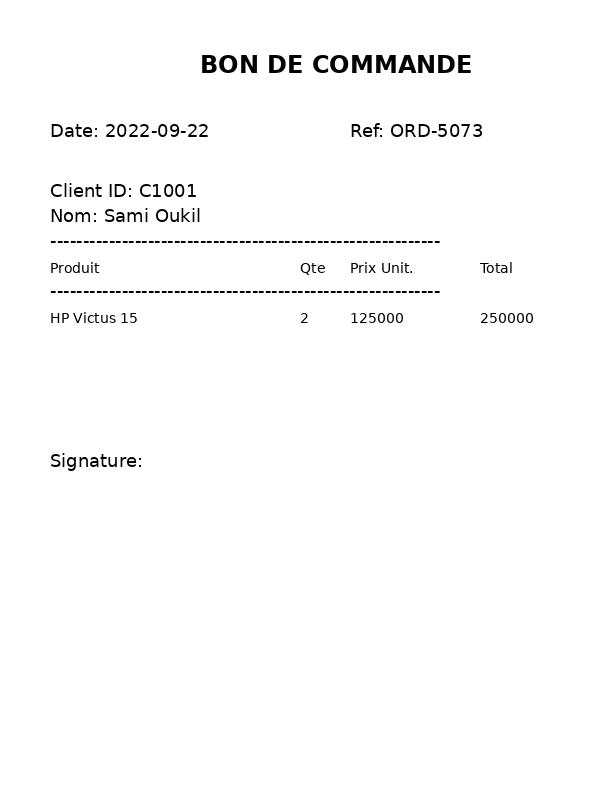
#> input picture src/Data/legacy_invoices/order_001.jpg, 600 x 800 px, found by its file name; its folder holds only this picture in this run
$ python extract_legacy_invoices.py
#> lines starting #> are read from the running program, lines starting #| are printed output that depends on the picture; after the words box and inside, x2 and y2 are one past the last pixel; in counts of white or black regions, pixels touching at a corner belong together
import pytesseract
from PIL import Image
import cv2
import numpy as np
import pandas as pd
import re
import os
import logging
import sys
import shutil
from datetime import datetime
from pathlib import Path

class InvoiceOCRProcessor:


    def __init__(self, invoices_directory='Data/legacy_invoices', debug=False):
        """
        Initialize the OCR processor

        Args:
            invoices_directory (str): Path to directory containing invoice images
            debug (bool): If True, show detailed OCR output
        """
        self.invoices_directory = invoices_directory
        self.extracted_data = []
        self.debug = debug

        self._setup_logging()
        self._configure_tesseract()

    def _configure_tesseract(self):
        try:
            tesseract_path = shutil.which('tesseract')

            if tesseract_path:
                pytesseract.pytesseract.tesseract_cmd = tesseract_path
                logging.info(f"Tesseract found in PATH: {tesseract_path}")
            else:
                common_paths = []

                # Windows paths
                if sys.platform == 'win32':
                    common_paths = [
                        r'C:\Program Files\Tesseract-OCR\tesseract.exe',
                        r'C:\Program Files (x86)\Tesseract-OCR\tesseract.exe',
                        r'D:\Program Files\Tesseract-OCR\tesseract.exe',
                        os.path.expanduser(r'~\AppData\Local\Tesseract-OCR\tesseract.exe'),
                    ]
                # Linux/Mac paths
                elif sys.platform in ['linux', 'darwin']:
                    common_paths = [
                        '/usr/bin/tesseract',
                        '/usr/local/bin/tesseract',
                        '/opt/homebrew/bin/tesseract',
                    ]
                for path in common_paths:
                    if os.path.exists(path):
                        pytesseract.pytesseract.tesseract_cmd = path
                        logging.info(f"Tesseract found at: {path}")
                        return
                env_path = os.environ.get('TESSERACT_PATH')
                if env_path and os.path.exists(env_path):
                    pytesseract.pytesseract.tesseract_cmd = env_path
                    logging.info(f"Tesseract found via TESSERACT_PATH: {env_path}")
                    return

                logging.warning("Tesseract not found in common locations. Will try without explicit path.")

        except Exception as e:
            logging.warning(f"Could not configure Tesseract: {e}. Will try without explicit path.")

    def _setup_logging(self):
        for handler in logging.root.handlers[:]:
            logging.root.removeHandler(handler)
        console_handler = logging.StreamHandler(sys.stdout)
        console_handler.setLevel(logging.INFO)
        formatter = logging.Formatter('%(asctime)s - %(levelname)s - %(message)s')
        console_handler.setFormatter(formatter)
        logging.basicConfig(
            level=logging.INFO,
            handlers=[console_handler]
        )

    def preprocess_method_1(self, img):
        """Standard preprocessing with adaptive thresholding"""
        gray = cv2.cvtColor(img, cv2.COLOR_BGR2GRAY)
        blurred = cv2.GaussianBlur(gray, (5, 5), 0)
        thresh = cv2.adaptiveThreshold(
            blurred, 255,
            cv2.ADAPTIVE_THRESH_GAUSSIAN_C,
            cv2.THRESH_BINARY, 11, 2
        )
        return thresh

    def preprocess_method_2(self, img):
        """Otsu thresholding"""
        gray = cv2.cvtColor(img, cv2.COLOR_BGR2GRAY)
        _, thresh = cv2.threshold(gray, 0, 255, cv2.THRESH_BINARY + cv2.THRESH_OTSU)
        return thresh

    def preprocess_method_3(self, img):
        """Enhanced contrast with CLAHE"""
        gray = cv2.cvtColor(img, cv2.COLOR_BGR2GRAY)
        clahe = cv2.createCLAHE(clipLimit=2.0, tileGridSize=(8, 8))
        enhanced = clahe.apply(gray)
        _, thresh = cv2.threshold(enhanced, 0, 255, cv2.THRESH_BINARY + cv2.THRESH_OTSU)
        return thresh

    def extract_text_from_image(self, image_path):
        """
        Extract text using multiple preprocessing methods

        Args:
            image_path (str): Path to the invoice image

        Returns:
            str: Best extracted text
        """
        try:
            img = cv2.imread(image_path)
#> img is the input picture: shape (800, 600, 3); min 0, max 255, mean 251
            if img is None:
                logging.error(f"Could not read image: {image_path}")
                return ""

            results = []
            methods = [
                ("Adaptive", self.preprocess_method_1),
                ("Otsu", self.preprocess_method_2),
                ("CLAHE", self.preprocess_method_3),
            ]

            for method_name, preprocess_func in methods:
                try:
                    processed = preprocess_func(img)
                    pil_img = Image.fromarray(processed)
                    text = pytesseract.image_to_string(
                        pil_img,
                        lang='fra+eng',
                        config='--psm 6'
                    )

                    if text and text.strip():
                        results.append((method_name, text, len(text)))
                except Exception as e:
                    if self.debug:
                        logging.debug(f"{method_name} failed: {e}")
#> this loop made 3 passes
#> pass 1, in preprocess_method_1, `thresh = cv2.adaptiveThreshold( blurred, 255, cv2.ADAPTIVE_THRESH_GAUS..`:
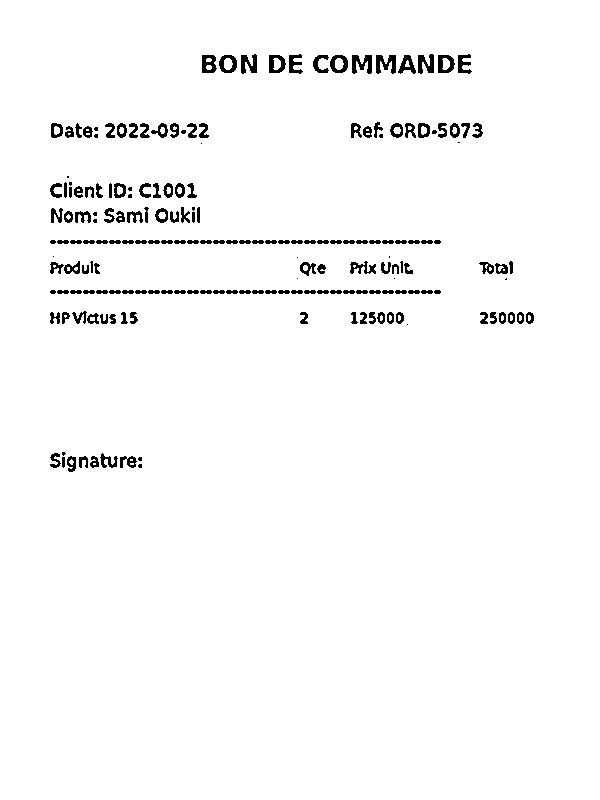
#> thresh: shape (800, 600); 97.5% white; 189 black regions (24 under 20 px), largest, box (x1, y1, x2, y2) and area: (352, 55, 372, 74) 242, (376, 55, 396, 74) 241, (418, 54, 434, 74) 210
#> pass 2, in preprocess_method_2, `_, thresh = cv2.threshold(gray, 0, 255, cv2.THRESH_BINARY + cv2.THRESH..`:
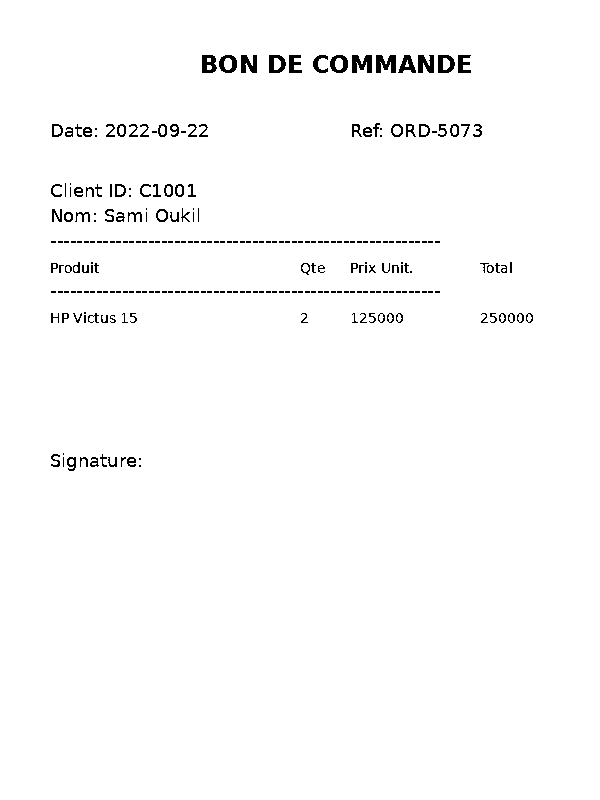
#> thresh: shape (800, 600); 98.4% white; black in thin lines or dots, all inside (x1, y1, x2, y2) = (51, 55, 533, 471)
#> after the loop, results = []

            if results:
                best_method, best_text, _ = max(results, key=lambda x: x[2])
                if self.debug:
                    logging.debug(f"Best method: {best_method}")
                return best_text
            return ""

        except Exception as e:
            logging.error(f"Error extracting text from {image_path}: {e}")
            return ""

    # [178 lines left out: function parse_invoice_data, not called in this run]

    def process_all_invoices(self):
        """Process all invoice images"""
        logging.info("="*70)
        logging.info("STARTING OCR INVOICE PROCESSING")
        logging.info("="*70)
        invoices_dir = os.path.abspath(self.invoices_directory)

        if not os.path.exists(invoices_dir):
            logging.error(f"Directory not found: {invoices_dir}")
            logging.info(f"Current working directory: {os.getcwd()}")
            return pd.DataFrame()

        image_files = [
            f for f in os.listdir(invoices_dir)
            if f.lower().endswith(('.jpg', '.jpeg', '.png', '.tif', '.tiff'))
        ]

        if not image_files:
            logging.warning(f"No image files found in {invoices_dir}")
            return pd.DataFrame()

        image_files.sort()
        logging.info(f"Found {len(image_files)} invoice images to process\n")

        for idx, filename in enumerate(image_files, 1):
            image_path = os.path.join(invoices_dir, filename)

            logging.info(f"\n{'='*70}")
            logging.info(f"PROCESSING [{idx}/{len(image_files)}]: {filename}")
            logging.info(f"{'='*70}")

            extracted_text = self.extract_text_from_image(image_path)

            if not extracted_text:
                logging.warning(f"No text extracted from {filename}")
#| 2026-12-05 15:20:12,767 - WARNING - No text extracted from order_001.jpg
                continue

            invoice_data = self.parse_invoice_data(extracted_text, filename)

            if invoice_data:
                self.extracted_data.append(invoice_data)
            else:
                logging.warning(f"Failed to parse {filename}")

        df = pd.DataFrame(self.extracted_data)

        logging.info("\n" + "="*70)
#| 2026-12-05 15:20:12,774 - INFO -
#| ======================================================================
        logging.info(f"OCR PROCESSING COMPLETED")
#| 2026-12-05 15:20:12,774 - INFO - OCR PROCESSING COMPLETED
        logging.info(f"Successfully processed: {len(df)}/{len(image_files)} invoices")
#| 2026-12-05 15:20:12,775 - INFO - Successfully processed: 0/1 invoices
        logging.info("="*70)
#| 2026-12-05 15:20:12,775 - INFO - ======================================================================

        return df

    # [34 lines left out: function save_to_csv, not called in this run]

    def process_and_save(self):
        """Complete workflow"""
        df = self.process_all_invoices()

        if not df.empty:
            self.save_to_csv(df)
        else:
            logging.error("No data was extracted!")
#| 2026-12-05 15:20:12,775 - ERROR - No data was extracted!

        return df


def main():
    """Main execution"""
    print("\n" + "="*70)
    print("TECHSTORE LEGACY INVOICE OCR EXTRACTION")
    print("="*70 + "\n")

    debug_mode = False

    try:
        invoices_dir = 'Data/legacy_invoices'
        if not os.path.exists(invoices_dir):
            print(f"Directory '{invoices_dir}' not found.")
            print(f"Current directory: {os.getcwd()}")
            print("Creating directory...")
            os.makedirs(invoices_dir, exist_ok=True)
            print(f"Please place invoice images in: {os.path.abspath(invoices_dir)}")
            return None

        processor = InvoiceOCRProcessor(invoices_dir, debug=debug_mode)
        df = processor.process_and_save()

        if df is not None and not df.empty:
            completeness = df.notna().mean() * 100
            if completeness['Customer_Name'] >= 80 and completeness['Product_Name'] >= 80:
                print("\n[SUCCESS] EXTRACTION COMPLETED SUCCESSFULLY\n")
            else:
                print("\n[WARNING] EXTRACTION COMPLETED WITH MISSING DATA\n")
                print("Tip: Set debug_mode=True to see raw OCR text")
                print("Some fields may be missing due to image quality")
        else:
            print("\n[ERROR] EXTRACTION FAILED\n")

    except Exception as e:
        logging.error(f"Critical error: {e}")
        import traceback
        traceback.print_exc()


if __name__ == "__main__":
    main()
